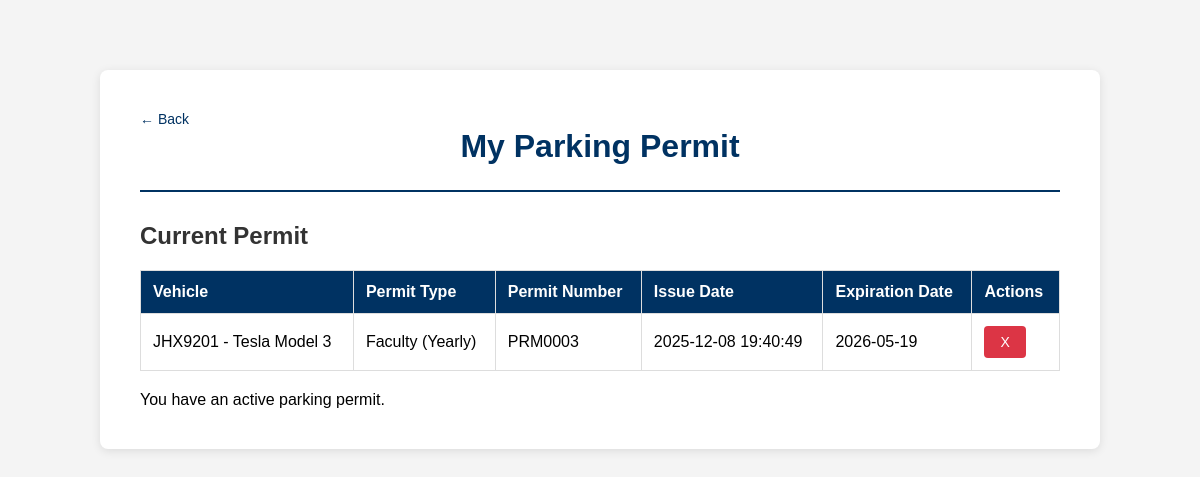
Page /view_permit (signed in) on the committed database.
### tables this page shows
CREATE TABLE permit (
    p_permitkey integer PRIMARY KEY,
    p_userkey integer not null,
    p_vehicleskey integer not null,
    p_permittypekey integer not null,
    p_permitnum varchar(20) NOT NULL,
    p_issuedate date not null,
    p_expirationdate date not null,

    FOREIGN KEY (p_userkey) REFERENCES users(u_userkey),
    FOREIGN KEY (p_vehicleskey) REFERENCES vehicles(v_vehicleskey),
    FOREIGN KEY (p_permittypekey) REFERENCES permitType(pt_permittypekey)
);

CREATE TABLE vehicles (
    v_vehicleskey integer PRIMARY KEY,
    v_userkey integer not null,
    v_plateno varchar(7) not null,
    v_platestate varchar(20),
    v_maker varchar(20),
    v_model varchar(10),
    v_color varchar(10),

    FOREIGN KEY (v_userkey) REFERENCES users(u_userkey)
);

CREATE TABLE permitType (
    pt_permittypekey integer PRIMARY KEY,
    pt_category varchar(20),
    pt_duration varchar(20)
);

### app.py (the view, shortened to what this page needs)
@app.route('/view_permit', methods=['GET', 'POST'])
@login_required
def view_permit():
    conn = sqlite3.connect('instance/data.sqlite')
    cursor = conn.cursor()
    error = None
    cursor.execute("""
        SELECT p.p_permitkey, v.v_plateno, v.v_maker, v.v_model, v.v_color,
               pt.pt_category, pt.pt_duration, p.p_permitnum,
               p.p_issuedate, p.p_expirationdate
        FROM permit p
        JOIN permitType pt ON pt.pt_permittypekey = p.p_permittypekey
        JOIN vehicles v ON p.p_vehicleskey = v.v_vehicleskey
        WHERE p.p_userkey = ? AND p.p_expirationdate >= DATETIME('now', '-08:00')
     """
    , [current_user.u_userkey])
    permits = cursor.fetchall()
    conn.close()
    has_permit = len(permits) > 0
    return render_template('view_permit.html', permits=permits, has_permit=has_permit, error=error, username=current_user.username)

### app.py (called while the page is built)
@login_manager.user_loader
def load_user(user_id):
    return User.query.get(int(user_id))

### templates/view_permit.html (shortened to what this page needs)
<!DOCTYPE html>
<html lang="en">
<head>
    <link rel="stylesheet" href="{{ url_for('static', filename='style.css') }}">
</head>
<body>
    <div class="container">
        <header>
            <a href="{{ url_for('home') }}" class="back-link">← Back</a>
            <h1>My Parking Permit</h1>
        </header>
        <main>
            <h2>Current Permit</h2>
            {% if has_permit %}
                <table>
                    <thead>
                        <tr>
                            <th>Vehicle</th>
                            <th>Permit Type</th>
                            <th>Permit Number</th>
                            <th>Issue Date</th>
                            <th>Expiration Date</th>
                             <th>Actions</th>
                        </tr>
                    </thead>
                    <tbody>
                        {% for permit in permits %}
                        <tr>
                            <td>{{ permit[1] }} - {{ permit[2] }} {{ permit[3] }}</td>
                            <td>{{ permit[5] }} ({{ permit[6] }})</td>
                            <td>{{ permit[7] }}</td>
                            <td>{{ permit[8] }}</td>
                            <td>{{ permit[9] }}</td>
                            <td>
                                <form method="POST" action="{{ url_for('view_permit') }}" style="display:inline;">
                                    <button type="submit" class="delete-btn"
                                            onclick="return confirm('Are you sure you want to delete this permit?')">
                                        X
                                    </button>
                                </form>
                            </td>
                        </tr>
                        {% endfor %}
                    </tbody>
                </table>
                <div class="permit-info">
                    <p class="info-message">You have an active parking permit.</p>
                </div>
            {% else %}
                <p class="no-data">You don't have an active parking permit.</p>
                <div class="button-container">
                    <button class="primary-btn" onclick="window.location.href='{{ url_for('apply_permit') }}'">Apply for Permit</button>
                </div>
            {% endif %}
        </main>
    </div>
</body>
</html>

### static/style.css (style rules this page uses)
* { margin: 0; padding: 0; box-sizing: border-box; }
body { font-family: Arial, sans-serif; background-color: #f4f4f4; padding: 20px; }
.container, .home-container, .div_border { max-width: 600px; margin: 50px auto; padding: 40px; background: white; border-radius: 8px; box-shadow: 0 2px 10px rgba(0,0,0,0.1); }
.container { max-width: 1000px; }
h1 { color: #003262; text-align: center; margin-bottom: 10px; }
h2 { color: #333; margin-bottom: 20px; }
header { margin-bottom: 30px; border-bottom: 2px solid #003262; padding-bottom: 15px; }
a { color: #003262; text-decoration: none; }
.back-link { font-size: 14px; }
.container table { width: 100%; border-collapse: collapse; margin-bottom: 20px; }
.container table th, .container table td { border: 1px solid #ddd; padding: 12px; text-align: left; }
.container table thead { background-color: #003262; color: white; }
button, .primary-btn, .button_login { background-color: #003262; color: white; border: none; padding: 12px 30px; font-size: 16px; border-radius: 5px; cursor: pointer; transition: background-color 0.3s; }
.delete-btn { background-color: #dc3545; color: white; border: none; padding: 8px 16px; font-size: 14px; border-radius: 4px; cursor: pointer; transition: background-color 0.3s; }

### rows in the picture
permit: v_plateno "JHX9201", v_maker "Tesla", v_model "Model 3", pt_category "Faculty", pt_duration "Yearly", p_permitnum "PRM0003", p_issuedate "2025-12-08 19:40:49", p_expirationdate "2026-05-19"
